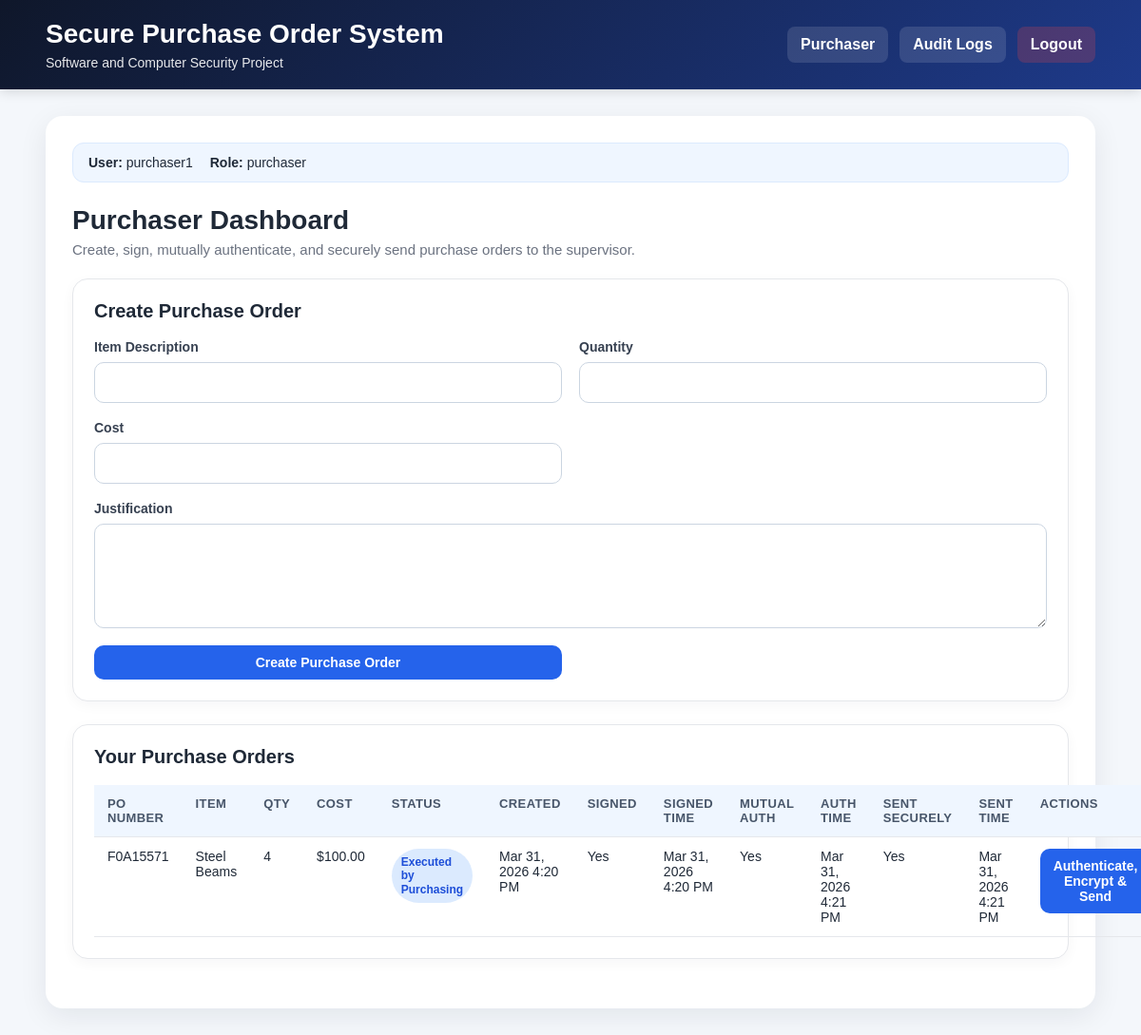
The app's page /purchaser (signed in) with its own data.
### models.py (models this page shows)
class PurchaseOrder(db.Model):
    __tablename__ = "purchase_orders"
    id = db.Column(db.Integer, primary_key=True)
    po_number = db.Column(db.String(100), unique=True, nullable=False)
    item_description = db.Column(db.String(255), nullable=False)
    quantity = db.Column(db.Integer, nullable=False)
    cost = db.Column(db.Float, nullable=False)
    justification = db.Column(db.Text, nullable=False)
    created_by = db.Column(db.String(80), nullable=False)
    created_at = db.Column(db.DateTime, default=datetime.utcnow)
    created_at_hash_string = db.Column(db.String(100), nullable=False)
    status = db.Column(db.String(100), default="Created")
    po_hash = db.Column(db.String(64), nullable=True)
    purchaser_signature = db.Column(db.Text, nullable=True)
    purchaser_timestamp = db.Column(db.String(100), nullable=True)
    supervisor_verified = db.Column(db.Boolean, default=False)
    supervisor_verification_timestamp = db.Column(db.String(100), nullable=True)
    supervisor_verification_details = db.Column(db.Text, nullable=True)
    supervisor_signature = db.Column(db.Text, nullable=True)
    supervisor_timestamp = db.Column(db.String(100), nullable=True)
    approved_by = db.Column(db.String(80), nullable=True)
    purchasing_verified = db.Column(db.Boolean, default=False)
    purchasing_verification_timestamp = db.Column(db.String(100), nullable=True)
    purchasing_verification_details = db.Column(db.Text, nullable=True)
    final_decision = db.Column(db.String(50), nullable=True)  # Executed or Rejected
    replay_checked = db.Column(db.Boolean, default=False)
    replay_detected = db.Column(db.Boolean, default=False)
    replay_check_timestamp = db.Column(db.String(100), nullable=True)
    replay_details = db.Column(db.Text, nullable=True)
    encrypted_package_b64 = db.Column(db.Text, nullable=True)
    encrypted_session_key_b64 = db.Column(db.Text, nullable=True)
    transmission_recipient = db.Column(db.String(80), nullable=True)
    transmission_stage = db.Column(db.String(50), nullable=True)  # to_supervisor / to_purchasing
    transmission_timestamp = db.Column(db.String(100), nullable=True)
    decrypted_by_supervisor = db.Column(db.Boolean, default=False)
    decrypted_by_purchasing = db.Column(db.Boolean, default=False)
    ps_auth_completed = db.Column(db.Boolean, default=False)
    ps_auth_timestamp = db.Column(db.String(100), nullable=True)
    ps_auth_details = db.Column(db.Text, nullable=True)
    sp_auth_completed = db.Column(db.Boolean, default=False)
    sp_auth_timestamp = db.Column(db.String(100), nullable=True)
    sp_auth_details = db.Column(db.Text, nullable=True)

### app.py (the view, shortened to what this page needs)
@app.route("/purchaser", methods=["GET", "POST"])
@login_required(role="purchaser")
def purchaser_dashboard():
    orders = PurchaseOrder.query.filter_by(created_by=session["username"]).all()
    return render_template("purchaser.html", orders=orders)

### app.py (called while the page is built)
def login_required(role=None):
    def decorator(f):
        @wraps(f)
        def wrapped(*args, **kwargs):
            if "username" not in session:
                flash("Please log in first.")
                return redirect(url_for("login"))
            if role and session.get("role") != role:
                flash("Access denied.")
                return redirect(url_for("login"))
            return f(*args, **kwargs)
        return wrapped
    return decorator

def format_local_timestamp(value):
    if not value:
        return "N/A"
    dt = value
    if isinstance(value, str):
        try:
            dt = datetime.fromisoformat(value)
        except ValueError:
            return value
    if dt.tzinfo is None:
        dt = dt.replace(tzinfo=UTC)
    local_dt = dt.astimezone(LOCAL_TZ)
    month = local_dt.strftime("%b")
    day = local_dt.day
    year = local_dt.year
    hour = local_dt.strftime("%I").lstrip("0") or "0"
    minute = local_dt.strftime("%M")
    ampm = local_dt.strftime("%p")
    return f"{month} {day}, {year} {hour}:{minute} {ampm}"

### templates/purchaser.html
{% extends "base.html" %}
{% block content %}
<div class="page-header">
    <div>
        <h2>Purchaser Dashboard</h2>
        <p class="subtitle">Create, sign, mutually authenticate, and securely send purchase orders to the supervisor.</p>
    </div>
</div>
<div class="panel">
    <h3>Create Purchase Order</h3>
    <form method="POST" class="form-grid">
        <div class="form-group">
            <label>Item Description</label>
            <input type="text" name="item_description" required>
        </div>
        <div class="form-group">
            <label>Quantity</label>
            <input type="number" name="quantity" required>
        </div>
        <div class="form-group">
            <label>Cost</label>
            <input type="number" step="0.01" name="cost" required>
        </div>
        <div class="form-group full-width">
            <label>Justification</label>
            <textarea name="justification" required></textarea>
        </div>
        <button type="submit" class="btn btn-primary">Create Purchase Order</button>
    </form>
</div>
<div class="panel">
    <h3>Your Purchase Orders</h3>
    <table class="styled-table">
        <thead>
            <tr>
                <th>PO Number</th>
                <th>Item</th>
                <th>Qty</th>
                <th>Cost</th>
                <th>Status</th>
                <th>Created</th>
                <th>Signed</th>
                <th>Signed Time</th>
                <th>Mutual Auth</th>
                <th>Auth Time</th>
                <th>Sent Securely</th>
                <th>Sent Time</th>
                <th>Actions</th>
            </tr>
        </thead>
        <tbody>
            {% for order in orders %}
            <tr>
                <td>{{ order.po_number }}</td>
                <td>{{ order.item_description }}</td>
                <td>{{ order.quantity }}</td>
                <td>${{ "%.2f"|format(order.cost) }}</td>
                <td><span class="status-badge">{{ order.status }}</span></td>
                <td>{{ order.created_at | localdt }}</td>
                <td>{% if order.purchaser_signature %}Yes{% else %}No{% endif %}</td>
                <td>{{ order.purchaser_timestamp | localdt }}</td>
                <td>{% if order.ps_auth_completed %}Yes{% else %}No{% endif %}</td>
                <td>{{ order.ps_auth_timestamp | localdt }}</td>
                <td>{% if order.transmission_stage == "to_supervisor" or order.decrypted_by_supervisor %}Yes{% else %}No{% endif %}</td>
                <td>{{ order.transmission_timestamp | localdt }}</td>
                <td class="action-cell">
                    {% if not order.purchaser_signature %}
                    <form method="POST" action="{{ url_for('sign_purchase_order', po_id=order.id) }}">
                        <button type="submit" class="btn btn-secondary">Sign PO</button>
                    </form>
                    {% elif not order.encrypted_package_b64 or order.transmission_stage != "to_supervisor" %}
                    <form method="POST" action="{{ url_for('send_to_supervisor', po_id=order.id) }}">
                        <button type="submit" class="btn btn-primary">Authenticate, Encrypt & Send</button>
                    </form>
                    {% else %}
                        <span class="muted-label">Done</span>
                    {% endif %}
                </td>
            </tr>
            {% endfor %}
        </tbody>
    </table>
</div>
{% endblock %}

### templates/base.html (shortened to what this page needs)
<!DOCTYPE html>
<html lang="en">
<head>
    <link rel="stylesheet" href="{{ url_for('static', filename='style.css') }}">
</head>
<body>
    <header class="topbar">
        <div class="topbar-inner">
            <div class="brand">
                <h1>Secure Purchase Order System</h1>
                <p>Software and Computer Security Project</p>
            </div>
            {% if session.username %}
            <nav class="nav-links">
                {% if session.role == "purchaser" %}
                    <a href="{{ url_for('purchaser_dashboard') }}">Purchaser</a>
                {% elif session.role == "supervisor" %}
                    <a href="{{ url_for('supervisor_dashboard') }}">Supervisor</a>
                {% elif session.role == "purchasing" %}
                    <a href="{{ url_for('purchasing_dashboard') }}">Purchasing</a>
                {% endif %}
                <a href="{{ url_for('audit_logs') }}">Audit Logs</a>
                <a href="{{ url_for('logout') }}" class="logout-link">Logout</a>
            </nav>
            {% endif %}
        </div>
    </header>
    <main class="page-shell">
        <section class="page-card">
            {% if session.username %}
                <div class="session-bar">
                    <span><strong>User:</strong> {{ session.username }}</span>
                    <span><strong>Role:</strong> {{ session.role }}</span>
                </div>
            {% endif %}
            {% block content %}{% endblock %}
        </section>
    </main>
</body>
</html>

### static/style.css (style rules this page uses)
* { box-sizing: border-box; }
body { margin: 0; font-family: Arial, Helvetica, sans-serif; background: #f4f7fb; color: #1f2937; }
.topbar { background: linear-gradient(135deg, #0f172a, #1e3a8a); color: white; padding: 20px 0; box-shadow: 0 2px 12px rgba(0, 0, 0, 0.15); }
.topbar-inner { width: 92%; max-width: 1400px; margin: 0 auto; display: flex; justify-content: space-between; align-items: center; gap: 20px; flex-wrap: wrap; }
.brand h1 { margin: 0; font-size: 28px; }
.brand p { margin: 6px 0 0; opacity: 0.9; font-size: 14px; }
.nav-links { display: flex; gap: 12px; flex-wrap: wrap; }
.nav-links a { color: white; text-decoration: none; padding: 10px 14px; border-radius: 8px; background: rgba(255, 255, 255, 0.12); transition: 0.2s ease; font-weight: 600; }
.logout-link { background: rgba(239, 68, 68, 0.22) !important; }
.page-shell { width: 92%; max-width: 1400px; margin: 28px auto; }
.page-card { background: white; border-radius: 18px; padding: 28px; box-shadow: 0 8px 30px rgba(15, 23, 42, 0.08); }
.page-header { display: flex; justify-content: space-between; align-items: center; margin-bottom: 22px; }
.page-header h2 { margin: 0 0 6px; font-size: 28px; }
.subtitle { margin: 0; color: #6b7280; font-size: 15px; }
.session-bar { display: flex; gap: 18px; flex-wrap: wrap; padding: 12px 16px; background: #eff6ff; border: 1px solid #dbeafe; border-radius: 12px; margin-bottom: 24px; font-size: 14px; }
.panel { background: #ffffff; border: 1px solid #e5e7eb; border-radius: 16px; padding: 22px; margin-bottom: 24px; box-shadow: 0 4px 14px rgba(15, 23, 42, 0.04); }
.panel h3 { margin-top: 0; margin-bottom: 18px; font-size: 20px; }
.form-grid { display: grid; grid-template-columns: repeat(2, minmax(220px, 1fr)); gap: 18px; }
.form-group { display: flex; flex-direction: column; gap: 8px; }
.full-width { grid-column: 1 / -1; }
label { font-weight: 700; font-size: 14px; color: #374151; }
input, textarea { width: 100%; padding: 12px 14px; border: 1px solid #cbd5e1; border-radius: 10px; font-size: 15px; background: #fff; }
textarea { min-height: 110px; resize: vertical; }
.btn { border: none; border-radius: 10px; padding: 10px 14px; font-size: 14px; font-weight: 700; cursor: pointer; transition: 0.2s ease; }
.btn-primary { background: #2563eb; color: white; }
.styled-table { width: 100%; border-collapse: collapse; font-size: 14px; }
.styled-table thead { background: #eff6ff; }
.styled-table th, .styled-table td { border-bottom: 1px solid #e5e7eb; padding: 12px 14px; text-align: left; vertical-align: top; }
.styled-table th { font-size: 13px; text-transform: uppercase; color: #475569; letter-spacing: 0.03em; }
.status-badge { display: inline-block; padding: 7px 10px; border-radius: 999px; background: #dbeafe; color: #1d4ed8; font-weight: 700; font-size: 12px; line-height: 1.2; }
.action-cell form { margin: 0; }

### records on screen
PurchaseOrder: username "purchaser1", po_number "F0A15571", item_description "Steel Beams", quantity "4", cost "100.00", status "Executed by Purchasing", created_at|localdt "Mar 31, 2026 4:20 PM", shows "Yes", purchaser_timestamp|localdt "Mar 31, 2026 4:20 PM", ps_auth_completed "Yes", ps_auth_timestamp|localdt "Mar 31, 2026 4:21 PM", transmission_stage "Yes", transmission_timestamp|localdt "Mar 31, 2026 4:21 PM"

### other values on screen
{{ session.role }} "purchaser"
